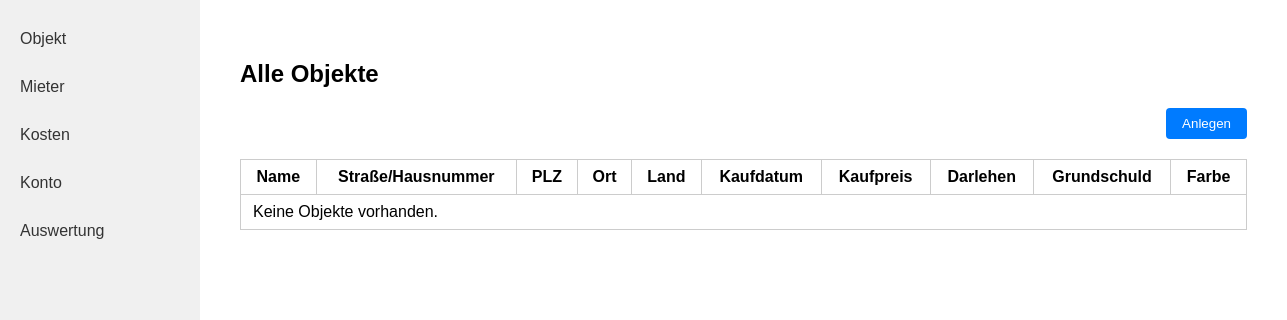
The app's page /, older data.
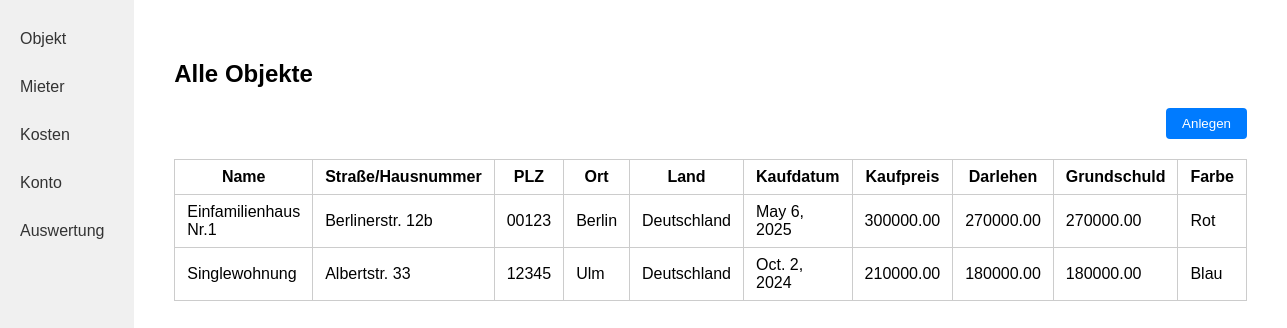
The same page, newer data.
### kostenpruefung_mietobjekte_app/models.py (models this page shows, shortened)
class Mietobjekt(models.Model):
    created_by = models.ForeignKey(User, on_delete=models.CASCADE, related_name="mietobjekte_created", null=True, blank=True)
    name = models.CharField(max_length=255)
    strasse_hausnummer = models.CharField(max_length=255)
    plz = models.CharField(max_length=10) # 2 - 10 characters (numbers and letters)
    ort = models.CharField(max_length=100)
    land = models.CharField(max_length=100)
    kaufdatum = models.DateField()
    kaufpreis = models.DecimalField(max_digits=10, decimal_places=2)
    darlehen = models.DecimalField(max_digits=10, decimal_places=2)
    grundschuld = models.DecimalField(max_digits=10, decimal_places=2)
    FARBE_CHOICES = [
        ('rot', 'Rot'),
        ('blau', 'Blau'),
        ('gruen', 'Grün'),
        ('gelb', 'Gelb'),
        ('schwarz', 'Schwarz'),
    ]
    farbe = models.CharField(max_length=20, choices=FARBE_CHOICES)

### kostenpruefung_mietobjekte_app/views.py (the view)
# urls.py: path('', objekt_index, name='objekt_index'),
def objekt_index(request):
    objekte = Mietobjekt.objects.all()
    return render(request, 'kostenpruefung_mietobjekte_app/objekt_index.html', {'objekte': objekte})

### kostenpruefung_mietobjekte_app/templates/kostenpruefung_mietobjekte_app/objekt_index.html (shortened to what this page needs)
{% load static %}
<!DOCTYPE html>
<html lang="de">
<head>
    <link rel="stylesheet" href="{% static 'kostenpruefung_mietobjekte_app/style.css' %}">
</head>
<body>
<div class="flex-container">
    <nav class="sidebar">
        <a class="sidebar-link" href="{% url 'objekt_index' %}">Objekt</a>
        <a class="sidebar-link" href="{% url 'mieter' %}">Mieter</a>
        <a class="sidebar-link" href="{% url 'rechnungen' %}">Kosten</a>
        <a class="sidebar-link" href="#">Konto</a>
        <a class="sidebar-link" href="#">Auswertung</a>
    </nav>
    <div class="main-content">
        <h2>Alle Objekte</h2>
        <form action="{% url 'mietobjekt_create' %}" method="get" style="margin-bottom: 16px;">
            <button class="action-btn" type="submit">Anlegen</button>
        </form>
        <table class="object-table">
            <tr>
                <th>Name</th>
                <th>Straße/Hausnummer</th>
                <th>PLZ</th>
                <th>Ort</th>
                <th>Land</th>
                <th>Kaufdatum</th>
                <th>Kaufpreis</th>
                <th>Darlehen</th>
                <th>Grundschuld</th>
                <th>Farbe</th>
            </tr>
            {% for o in objekte %}
            <tr>
                <td>{{ o.name }}</td>
                <td>{{ o.strasse_hausnummer }}</td>
                <td>{{ o.plz }}</td>
                <td>{{ o.ort }}</td>
                <td>{{ o.land }}</td>
                <td>{{ o.kaufdatum }}</td>
                <td>{{ o.kaufpreis }}</td>
                <td>{{ o.darlehen }}</td>
                <td>{{ o.grundschuld }}</td>
                <td>{{ o.get_farbe_display }}</td>
            </tr>
            {% empty %}
            <tr>
                <td colspan="10">Keine Objekte vorhanden.</td>
            </tr>
            {% endfor %}
        </table>
    </div>
</div>
</body>
</html>

Row changes from the older to the newer data that the page shows:
added Mietobjekt: name "Einfamilienhaus Nr.1", strasse_hausnummer "Berlinerstr. 12b", plz "00123", ort "Berlin", land "Deutschland", kaufdatum "May 6, 2025", kaufpreis "300000.00", darlehen "270000.00", grundschuld "270000.00", farbe "Rot"
added Mietobjekt: name "Singlewohnung", strasse_hausnummer "Albertstr. 33", plz "12345", ort "Ulm", land "Deutschland", kaufdatum "Oct. 2, 2024", kaufpreis "210000.00", darlehen "180000.00", grundschuld "180000.00", farbe "Blau"
Text that changed along with them:
text no longer shown: "Keine Objekte vorhanden."
